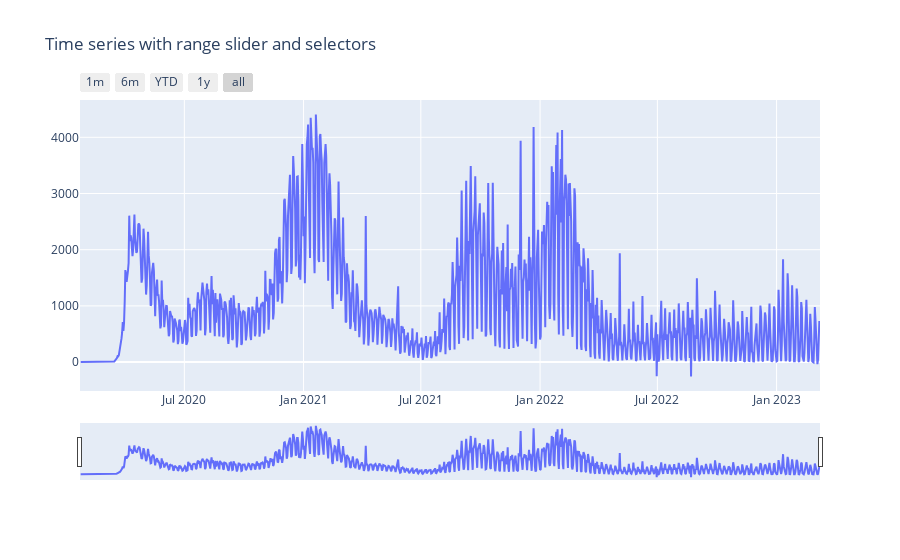

The code cell stored with this chart in its notebook:
### Code cell
import pandas as pd
import numpy as np
from sklearn import linear_model
import matplotlib.pyplot as plt
import statsmodels.api as sm
import ssl #you can comment this line
 
ssl._create_default_https_context = ssl._create_unverified_context  #you can comment this line

dat = pd.read_csv('https://raw.githubusercontent.com/CSSEGISandData/COVID-19/master/csse_covid_19_data/csse_covid_19_time_series/time_series_covid19_deaths_global.csv')

US_data = dat[dat['Country/Region'] == 'US'].drop(["Province/State", "Country/Region", "Lat", "Long"], axis=1)
US_data.reset_index(inplace=True)
US_data = pd.melt(US_data, id_vars='index', var_name='Date', value_name='CumulativeDeaths')
US_data['DailyDeaths'] = US_data['CumulativeDeaths'].diff()
US_data['Date'] = pd.to_datetime(US_data['Date'], format='%m/%d/%y')
print(US_data)



import plotly.graph_objects as go


# Create figure
fig = go.Figure()

fig.add_trace(
    go.Scatter(x=list(US_data.Date), y=list(US_data.DailyDeaths)))

# Set title
fig.update_layout(
    title_text="Time series with range slider and selectors"
)

# Add range slider
fig.update_layout(
    xaxis=dict(
        rangeselector=dict(
            buttons=list([
                dict(count=1,
                     label="1m",
                     step="month",
                     stepmode="backward"),
                dict(count=6,
                     label="6m",
                     step="month",
                     stepmode="backward"),
                dict(count=1,
                     label="YTD",
                     step="year",
                     stepmode="todate"),
                dict(count=1,
                     label="1y",
                     step="year",
                     stepmode="backward"),
                dict(step="all")
            ])
        ),
        rangeslider=dict(
            visible=True
        ),
        type="date"
    )
)

fig.show()

### Figure 1 — Plotly figure (JSON) as saved in the notebook; plotly's stock layout.template omitted (floating-point values rounded to 4 significant figures; data arrays with more than 128 entries replaced by an {"elided": "..."} marker saying what was removed)
{"data": [{"type": "scatter", "x": {"elided": "1143 str values"}, "y": {"elided": "1143 int values"}}], "layout": {"title": {"text": "Time series with range slider and selectors"}, "xaxis": {"rangeselector": {"buttons": [{"count": 1, "label": "1m", "step": "month", "stepmode": "backward"}, {"count": 6, "label": "6m", "step": "month", "stepmode": "backward"}, {"count": 1, "label": "YTD", "step": "year", "stepmode": "todate"}, {"count": 1, "label": "1y", "step": "year", "stepmode": "backward"}, {"step": "all"}]}, "rangeslider": {"visible": true}, "type": "date"}}}
